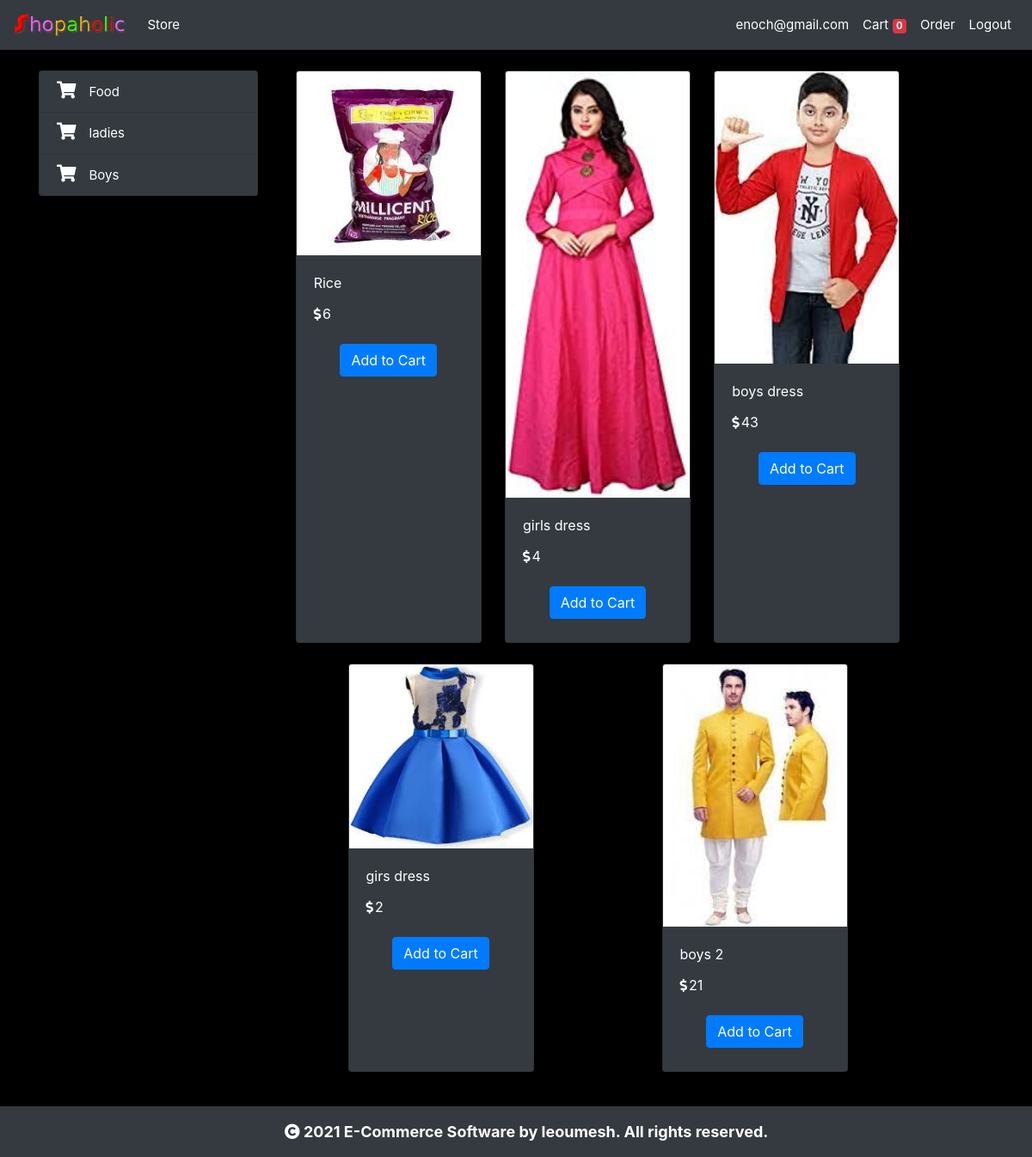
The app's page / (signed in) with its own data.
### core/models.py (models this page shows, shortened)
class Category(models.Model):
    name = models.CharField(max_length=200, blank=False)
    class Meta:
        verbose_name_plural = "Categories"
    def __str__(self):
        return self.name

class Product(models.Model):
    name = models.CharField(max_length=200, blank=False)
    price = models.IntegerField(default=0, blank=False)
    category = models.ForeignKey(Category, on_delete=models.CASCADE,)
    description = models.TextField(max_length=600, blank=False)
    image = models.ImageField(null=True)

### core/views.py (the view)
# urls.py: path('', views.homePage, name="home"),
def homePage(request):
    if request.method == 'POST':
        product = request.POST.get('product')
        remove = request.POST.get('remove')
        cart = request.session.get('cart')
        if cart:
            quantity = cart.get(product)
            if quantity:
                if remove:
                    if quantity <= 1:
                        cart.pop(product)
                    else:
                        cart[product] = quantity - 1
                else:
                    cart[product] = quantity + 1
            else:
                cart[product] = 1
        else:
            cart = {}
            cart[product] = 1
        request.session['cart'] = cart
        print(request.session['cart'])
        return redirect('home')
    else:
        products = None
        categories = Category.objects.all()
        category_id = request.GET.get('category')
        if category_id:
            products = Product.objects.filter(category=category_id)
        else:
            products = Product.objects.all()
        context = {'products': products, 'categories': categories}
        print("Your Email Address is: ", request.session.get('email'))
        return render(request, 'core/home.html', context)

### core/templates/core/home.html (shortened to what this page needs)
{% extends 'core/base.html' %}
{% load cart %}
{% block content %}
<div class="container mt-4">
    <div class="row">
        <div class="col-lg-3">
            <div class="list-group" id="myList">
                {% for category in categories %}
                <a href="/?category={{category.id}}" class="list-group-item text-white" style="background: #343a40">
                    <i class="fa fa-shopping-cart" style="margin-right: 15px; font-size: 20px;"></i>{{category.name}}</a>
                {% endfor %}
            </div>
        </div>
        <div id="products" class="col-lg-8">
            <div class="row mx-auto">
                {% for product in products %}
                <div class="card mx-auto mb-4 bg-dark" style="width: 13.5rem;">
                    <a href="#{{product.name}}" data-toggle="modal">
                        <img src="{{product.image.url}}" class="card-img-top hover_img"></a>
                    <div class="card-body text-white">
                        <p class="card-title">{{product.name}}</p>
                        <p class="card-text"><i class="fas fa-dollar-sign" style="margin-right: 2px; font-size: 15px;"></i>{{product.price}}</p>
                        {% if product|is_in_cart:request.session.cart %}
        <div class="row no-gutters">
        <form action="/" method="post" class="col-lg-2">
            {% csrf_token %}
            <input hidden type="text" value="{{product.id}}" name="product">
            <input hidden type="text" value="True" name="remove">
            <input type="submit" value="-" class="btn btn-dark btn-block">
        </form>
        <div class=" text-center mt-2 text-white col">{{product|cart_quantity:request.session.cart}} in Cart</div>
        <form action="/" method="post" class="col-lg-2">
            {% csrf_token %}
            <input hidden type="text" value="{{product.id}}" name="product">
            <input type="submit" value="+" class="btn btn-dark btn-block">
        </form>
    </div>
    {% else %}
    <form method="post" action="/" class="btn btn-block">
        <input type="submit" class="btn btn-primary" value="Add to Cart">
    </form>
    {% endif %}
                    </div>
                </div>
                {% endfor %}
            </div>
        </div>
    </div>
</div>
{% endblock %}

### core/templates/core/base.html (shortened to what this page needs)
<!doctype html>
    {% load static %}
<html lang="en">
<head>
    <link rel="stylesheet" href="https://maxcdn.bootstrapcdn.com/bootstrap/4.0.0/css/bootstrap.min.css">
    <link rel="stylesheet" href="https://pro.fontawesome.com/releases/v5.10.0/css/all.css">
</head>
<body>
<nav class="navbar navbar-expand-lg navbar-dark bg-dark">
    <a class="navbar-brand text-white" style="pointer-events: none;" href="{% url 'home' %}">
        <img src="{% static 'images/logo.png' %}" height="30px">
    </a>
    <div class="collapse navbar-collapse" id="navbarSupportedContent">
        <ul class="navbar-nav mr-auto">
            <li class="nav-item active">
                <a class="nav-link" href="{% url 'home' %}">Store</a>
            </li>
        </ul>
        <ul class="navbar-nav my-2 my-lg-0">
            <li class="nav-item">
                {% if request.user.is_authenticated %}
            <li class="nav-item">
                <a class="nav-link text-white" href="#" style="pointer-events: none;">{{request.user.email}}</a>
            </li>
          <li class="nav-item">
    <a class="nav-link text-white" href="{% url 'cart' %}">Cart
        <span class="badge badge-danger">{{request.session.cart.keys|length}}</span>
    </a>
</li>
            <li class="nav-item">
                <a class="nav-link text-white" href="{% url 'orderpage' %}">Order</a>
            </li>
            <li class="nav-item">
                <a class="nav-link text-white" href="{% url 'logout' %}">Logout</a>
            </li>
            {% endif %}
        </ul>
    </div>
</nav>
{% block content %}
{% endblock %}
<div class="container-fluid bg-dark mt-3">
    <center><strong><p class="text-white mb-0  ml-4 py-3" style="font-size: 18px;"><i class="fas fa-copyright"></i> 2021 E-Commerce Software by leoumesh. All rights reserved.</p></strong></center>
</div>
</body>
</html>

### core/templates/core/base.html (style rules this page uses)
a { font-size: 15px; }
body { background-color: #000000; }
.hover_img { transition: transform .5s ease; }

### records on screen
Category: name "Food"
Category: name "ladies"
Category: name "Boys"
Product: image (picture), name "Rice", price "6"
Product: image (picture), name "girls dress", price "4"
Product: image (picture), name "boys dress", price "43"
Product: image (picture), name "girs dress", price "2"
Product: image (picture), name "boys 2", price "21"

### other values on screen
{{ request.user.email }} "enoch@gmail.com"
{{ request.session.cart.keys|length }} "0"
